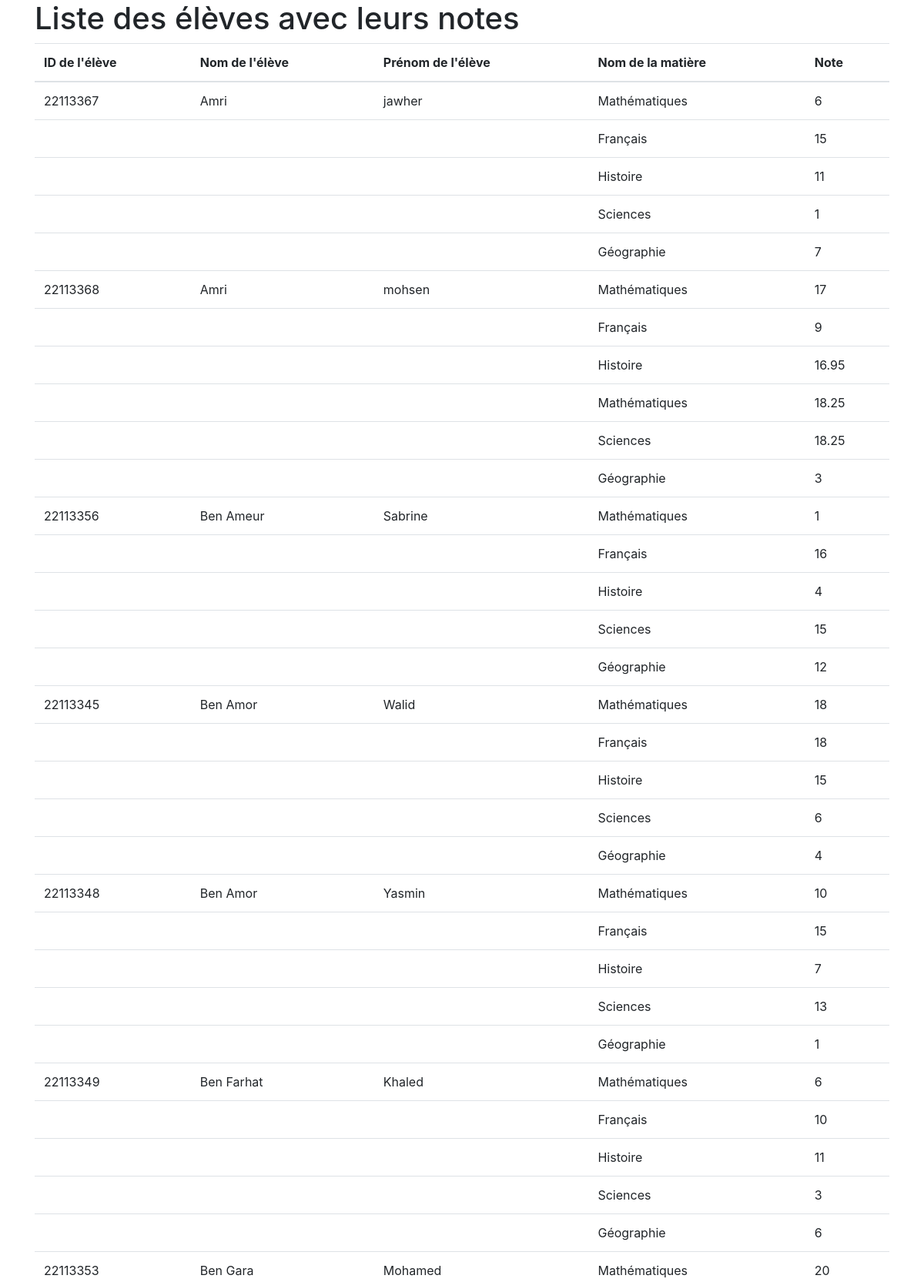
Screenshot of /note_eleve.php (signed in, upper part) with the database file from the repository.
### tables this page shows
CREATE TABLE `note` (
  `idNote` int(11) NOT NULL,
  `idEleve` int(11) DEFAULT NULL,
  `id_matiere` int(11) DEFAULT NULL,
  `note` float NOT NULL
);

CREATE TABLE `eleve` (
  `idEleve` int(11) NOT NULL,
  `nom` varchar(50) NOT NULL,
  `prenom` varchar(50) NOT NULL,
  `dateNaissance` date NOT NULL,
  `sexe` enum('Masculin','Féminin') NOT NULL,
  `id_classe` int(11) DEFAULT NULL,
  `idParent` int(11) NOT NULL
);

CREATE TABLE `matiere` (
  `id_matiere` int(11) NOT NULL,
  `nom_matiere` varchar(50) NOT NULL
);

### note_eleve.php (the view, shortened to what this page needs)
<!DOCTYPE html>
<html lang="en">
<head>
    <link href="https://stackpath.bootstrapcdn.com/bootstrap/4.5.2/css/bootstrap.min.css" rel="stylesheet">
</head>
<body>
    <div class="container">
        <h1>Liste des élèves avec leurs notes</h1>
        <table class="table">
            <thead>
                <tr>
                    <th>ID de l'élève</th>
                    <th>Nom de l'élève</th>
                    <th>Prénom de l'élève</th>
                    <th>Nom de la matière</th>
                    <th>Note</th>
                </tr>
            </thead>
            <tbody>
                <?php
                require_once('cnx.php');
                $sql = "SELECT e.idEleve, e.nom AS nom_eleve, e.prenom AS prenom_eleve, m.nom_matiere AS nom_matiere, n.note
                        FROM eleve AS e
                        LEFT JOIN note AS n ON e.idEleve = n.idEleve
                        LEFT JOIN matiere AS m ON n.id_matiere = m.id_matiere
                        ORDER BY e.nom, e.prenom";
                $query = $conn->prepare($sql);
                $query->execute();
                $resultats = $query->fetchAll(PDO::FETCH_ASSOC);
                $previous_nom = null;
                $previous_prenom = null;
                foreach ($resultats as $resultat) {
                    echo "<tr>";
                    if ($resultat['nom_eleve'] !== $previous_nom || $resultat['prenom_eleve'] !== $previous_prenom) {
                        echo "<td>" . $resultat['idEleve'] . "</td>";
                        echo "<td>" . $resultat['nom_eleve'] . "</td>";
                        echo "<td>" . $resultat['prenom_eleve'] . "</td>";
                    } else {
                        echo "<td></td><td></td><td></td>";
                    }
                    echo "<td>" . ($resultat['nom_matiere'] !== null ? $resultat['nom_matiere'] : "Aucune note enregistrée") . "</td>";
                    echo "<td>" . ($resultat['note'] !== null ? $resultat['note'] : "-") . "</td>";
                    echo "</tr>";
                    $previous_nom = $resultat['nom_eleve'];
                    $previous_prenom = $resultat['prenom_eleve'];
                }
                ?>
            </tbody>
        </table>
    </div>
</body>
</html>

### rows the page displays
note: idEleve.idEleve "22113367", idEleve.nom "Amri", idEleve.prenom "jawher", id_matiere.nom_matiere "Mathématiques", note "6"
note: id_matiere.nom_matiere "Français", note "15"
note: id_matiere.nom_matiere "Histoire", note "11"
note: id_matiere.nom_matiere "Sciences", note "1"
note: id_matiere.nom_matiere "Géographie", note "7"
note: idEleve.idEleve "22113368", idEleve.nom "Amri", idEleve.prenom "mohsen", id_matiere.nom_matiere "Mathématiques", note "17"
note: id_matiere.nom_matiere "Français", note "9"
note: id_matiere.nom_matiere "Histoire", note "16.95"
note: id_matiere.nom_matiere "Mathématiques", note "18.25"
note: id_matiere.nom_matiere "Sciences", note "18.25"
note: id_matiere.nom_matiere "Géographie", note "3"
note: idEleve.idEleve "22113356", idEleve.nom "Ben Ameur", idEleve.prenom "Sabrine", id_matiere.nom_matiere "Mathématiques", note "1"
note: id_matiere.nom_matiere "Français", note "16"
note: id_matiere.nom_matiere "Histoire", note "4"
note: id_matiere.nom_matiere "Sciences", note "15"
note: id_matiere.nom_matiere "Géographie", note "12"
note: idEleve.idEleve "22113345", idEleve.nom "Ben Amor", idEleve.prenom "Walid", id_matiere.nom_matiere "Mathématiques", note "18"
note: id_matiere.nom_matiere "Français", note "18"
note: id_matiere.nom_matiere "Histoire", note "15"
note: id_matiere.nom_matiere "Sciences", note "6"
note: id_matiere.nom_matiere "Géographie", note "4"
note: idEleve.idEleve "22113348", idEleve.nom "Ben Amor", idEleve.prenom "Yasmin", id_matiere.nom_matiere "Mathématiques", note "10"
note: id_matiere.nom_matiere "Français", note "15"
note: id_matiere.nom_matiere "Histoire", note "7"
note: id_matiere.nom_matiere "Sciences", note "13"
note: id_matiere.nom_matiere "Géographie", note "1"
note: idEleve.idEleve "22113349", idEleve.nom "Ben Farhat", idEleve.prenom "Khaled", id_matiere.nom_matiere "Mathématiques", note "6"
note: id_matiere.nom_matiere "Français", note "10"
note: id_matiere.nom_matiere "Histoire", note "11"
note: id_matiere.nom_matiere "Sciences", note "3"
note: id_matiere.nom_matiere "Géographie", note "6"
note: idEleve.idEleve "22113353", idEleve.nom "Ben Gara", idEleve.prenom "Mohamed", id_matiere.nom_matiere "Mathématiques", note "20"
